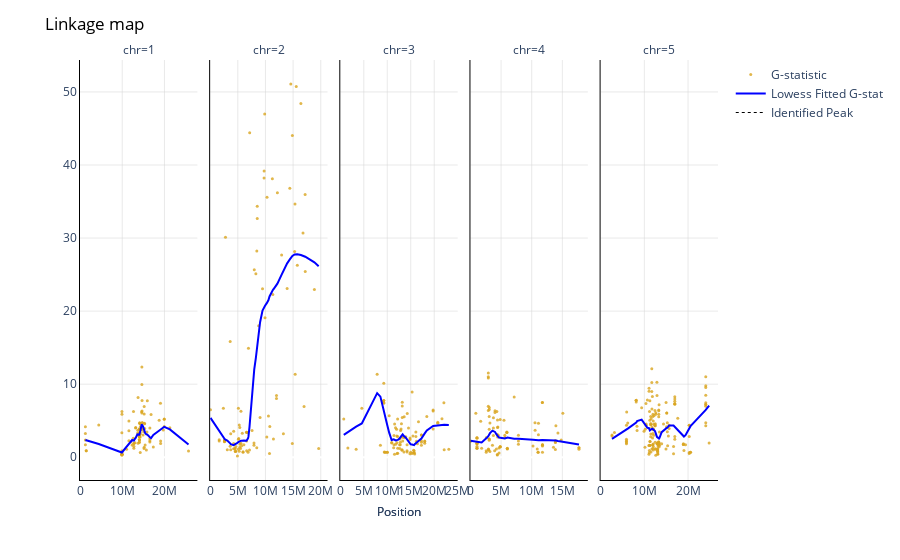

The cell this chart's notebook holds for it:
### Code cell
df['T_S'] = df['G_S']*df['ratio']

fig = px.scatter(df, x=df['pos'], y=df['G_S'],
    facet_col="chr",
    opacity=0.8,
    color_discrete_sequence=['goldenrod'],
    trendline="lowess",
    trendline_options=dict(frac=lowess_span),
    trendline_color_override="blue")

fig.update_traces(
    marker=dict(size=3)
)

fig.update_layout(
    dict(plot_bgcolor = 'white')
)

fig.update_xaxes(
    matches=None
)

fig.for_each_xaxis(
    lambda xaxis: xaxis.update(showticklabels=True)
)

fig.for_each_xaxis(
    lambda xaxis: fig.update_xaxes(tickangle=0)
)

fig.for_each_xaxis(
    lambda x: x.update(title = '')
)

fig.for_each_yaxis(
    lambda y: y.update(title = '')
)


fig.add_annotation(
    showarrow=False,
    xanchor='center',
    xref='paper', 
    x=0.5, 
    yref='paper',
    y=-0.1,
    text='Position'
)

fig.add_annotation(
    showarrow=False,
    xanchor='center',
    xref='paper', 
    x=-0.8, 
    yanchor='middle',
    yref='paper',
    y=0.6,
    textangle=-90,
    text='Ratio'
)


fig.update_xaxes(
    showgrid=True, 
    gridwidth=0.5, 
    gridcolor='lightgrey'
)

fig.update_xaxes(
    showline=True, 
    linewidth=1, 
    linecolor='black'
)

fig.update_xaxes(
    rangemode="tozero"
)

fig.update_yaxes(
    showgrid=True, 
    gridwidth=0.5, 
    gridcolor='lightgrey'
)

fig.update_yaxes(
    showline=True, 
    linewidth=1, 
    linecolor='black'
)

fig.update_layout(
    title=dict(
        text="Linkage map",font=dict(color='black')
    )
)


fig.add_annotation(
    showarrow=False,
    xanchor='center',
    xref='paper', 
    x=0.5, 
    yref='paper',
    y=-0.1,
    text='Position'
)

fig.add_annotation(
    showarrow=False,
    xanchor='center',
    xref='paper', 
    x=-0.8, 
    yanchor='middle',
    yref='paper',
    y=0.6,
    textangle=-90,
    text='Ratio'
)

fig.add_trace(
    go.Scatter(
    x=[1],
    y=[1],
    mode='lines',
    name='Lowess Fitted G-stat',
    line=dict(color="blue")
    )
)


fig['data'][0]['showlegend'] = True
fig['data'][0]['name'] = 'G-statistic'

max_pos=df_peaks['pos'].max()
min_pos=df_peaks['pos'].min()

    
fig.add_trace(go.Scatter(x=[0,0], 
    y=[0,0], 
    mode='lines', 
    line=dict(color='black', width=1, dash='dot'),
    name='Identified Peak',))


pio.write_image(fig, "./plotname.png", scale=6, width=1080, height=540)
df_peaks.to_csv('peaks_file_name.tsv', sep='\t')

fig.show()
